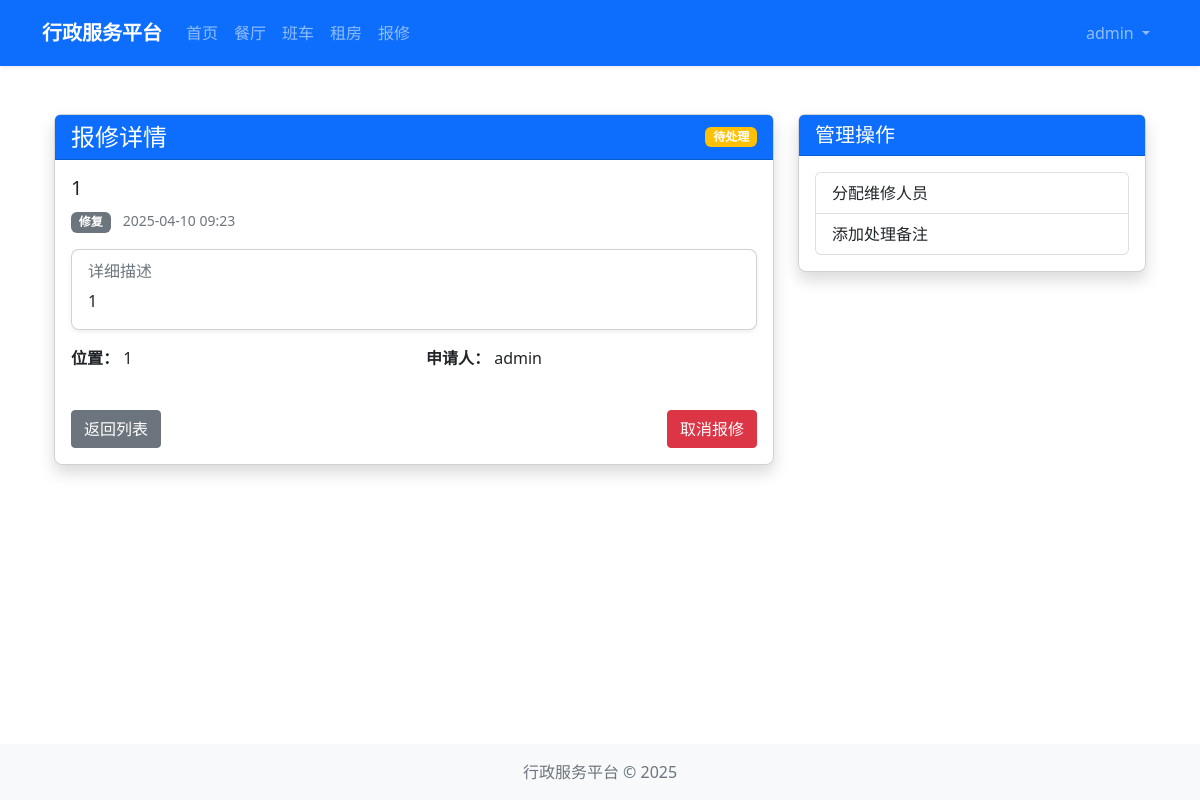
The page /repair/request/1 (signed in) on the database its author committed.
### models/user.py (models this page shows, shortened)
class User(UserMixin, db.Model):
    __tablename__ = 'users'
    id = db.Column(db.Integer, primary_key=True)
    username = db.Column(db.String(64), unique=True, nullable=False)
    email = db.Column(db.String(120), unique=True, nullable=False)
    password_hash = db.Column(db.String(128))
    role = db.Column(db.String(20), default='user')  # 'admin' or 'user'
    created_at = db.Column(db.DateTime, default=datetime.utcnow)
    def is_admin(self):
        return self.role == 'admin'

### models/repair.py (models this page shows, shortened)
class RepairRequest(db.Model):
    __tablename__ = 'repair_requests'
    id = db.Column(db.Integer, primary_key=True)
    user_id = db.Column(db.Integer, db.ForeignKey('users.id'), nullable=False)
    category_id = db.Column(db.Integer, db.ForeignKey('repair_categories.id'), nullable=False)
    title = db.Column(db.String(100), nullable=False)
    description = db.Column(db.Text, nullable=False)
    location = db.Column(db.String(200), nullable=False)
    contact_phone = db.Column(db.String(20))
    preferred_time = db.Column(db.String(100))
    priority = db.Column(db.String(20), default='normal')  # low, normal, high, urgent
    status = db.Column(db.String(20), default='pending')  # pending, assigned, in_progress, completed, canceled
    created_at = db.Column(db.DateTime, default=datetime.utcnow)
    updated_at = db.Column(db.DateTime, default=datetime.utcnow, onupdate=datetime.utcnow)
    assignments = db.relationship('RepairAssignment', backref='request', lazy=True)
    user = db.relationship('User', backref=db.backref('repair_requests', lazy=True))
    photos = db.relationship('RepairPhoto', backref='request', lazy=True, cascade='all, delete-orphan')

class RepairCategory(db.Model):
    __tablename__ = 'repair_categories'
    id = db.Column(db.Integer, primary_key=True)
    name = db.Column(db.String(100), nullable=False)
    description = db.Column(db.Text)
    created_at = db.Column(db.DateTime, default=datetime.utcnow)
    repair_requests = db.relationship('RepairRequest', backref='category', lazy=True)

### routes/repair.py (the view)
@repair_bp.route('/request/<int:id>')
@login_required
def request_detail(id):
    repair_request = RepairRequest.query.get_or_404(id)
    if not current_user.is_admin() and repair_request.user_id != current_user.id:
        abort(403)
    assignments = RepairAssignment.query.filter_by(request_id=id).order_by(RepairAssignment.assigned_at.desc()).all()
    feedback = RepairFeedback.query.filter_by(request_id=id).first()
    return render_template('repair/request_detail.html',
                          request=repair_request,
                          assignments=assignments,
                          feedback=feedback)

### extensions.py (called while the page is built)
def init_extensions(app):
    db.init_app(app)
    login_manager.init_app(app)
    csrf.init_app(app)
    login_manager.login_view = 'auth.login'
    from models.user import User
    @login_manager.user_loader
    def load_user(user_id):
        return User.query.get(int(user_id))

### templates/repair/request_detail.html (shortened to what this page needs)
{% extends 'layout.html' %}
{% block content %}
<div class="container mt-4">
    <div class="row">
        <div class="col-md-8">
            <div class="card shadow mb-4">
                <div class="card-header bg-primary text-white d-flex justify-content-between align-items-center">
                    <h4 class="mb-0">报修详情</h4>
                    <span class="badge {% if request.status == 'pending' %}bg-warning{% elif request.status == 'assigned' %}bg-info{% elif request.status == 'in_progress' %}bg-primary{% elif request.status == 'completed' %}bg-success{% else %}bg-secondary{% endif %}">
                        {% if request.status == 'pending' %}待处理
                        {% elif request.status == 'assigned' %}已分配
                        {% elif request.status == 'in_progress' %}处理中
                        {% elif request.status == 'completed' %}已完成
                        {% else %}已取消
                        {% endif %}
                    </span>
                </div>
                <div class="card-body">
                    <h5 class="card-title">{{ request.title }}</h5>
                    <div class="mb-3">
                        <span class="badge bg-secondary">{{ request.category.name }}</span>
                        <small class="text-muted ms-2">{{ request.created_at.strftime('%Y-%m-%d %H:%M') }}</small>
                    </div>
                    <div class="card mb-3">
                        <div class="card-body">
                            <h6 class="card-subtitle mb-2 text-muted">详细描述</h6>
                            <p class="card-text">{{ request.description }}</p>
                        </div>
                    </div>
                    <div class="row mb-3">
                        <div class="col-md-6">
                            <p><strong>位置：</strong> {{ request.location }}</p>
                        </div>
                        <div class="col-md-6">
                            <p><strong>申请人：</strong> {{ request.user.username }}</p>
                        </div>
                    </div>
                    <div class="d-flex justify-content-between mt-4">
                        <a href="{{ url_for('repair.my_requests') }}" class="btn btn-secondary">
                             返回列表
                        </a>
                        {% if request.user_id == current_user.id and request.status in ['pending', 'assigned'] %}
                        <form method="POST" action="{{ url_for('repair.cancel_request', id=request.id) }}" onsubmit="return confirm('确定要取消此报修请求吗？');">
                            <button type="submit" class="btn btn-danger">
                                 取消报修
                            </button>
                        </form>
                        {% endif %}
                    </div>
                </div>
            </div>
        </div>
        <div class="col-md-4">
            {% if current_user.is_admin() %}
            <div class="card shadow mb-4">
                <div class="card-header bg-primary text-white">
                    <h5 class="mb-0">管理操作</h5>
                </div>
                <div class="card-body">
                    <div class="list-group">
                        {% if request.status == 'pending' %}
                        <a href="{{ url_for('repair.admin_assign_staff', id=request.id) }}" class="list-group-item list-group-item-action">
                             分配维修人员
                        </a>
                        {% endif %}
                        <a href="{{ url_for('repair.admin_add_note', id=request.id) }}" class="list-group-item list-group-item-action">
                             添加处理备注
                        </a>
                    </div>
                </div>
            </div>
            {% endif %}
        </div>
    </div>
</div>
{% endblock %}

### templates/layout.html (shortened to what this page needs)
<!DOCTYPE html>
<html lang="zh-CN">
<head>
    <link href="https://cdn.jsdelivr.net/npm/bootstrap@5.2.3/dist/css/bootstrap.min.css" rel="stylesheet">
    <link rel="stylesheet" href="{{ url_for('static', filename='css/style.css') }}">
</head>
<body>
    <nav class="navbar navbar-expand-lg navbar-dark bg-primary">
        <div class="container">
            <a class="navbar-brand" href="{{ url_for('main.index') }}">行政服务平台</a>
            <div class="collapse navbar-collapse" id="navbarSupportedContent">
                <ul class="navbar-nav me-auto mb-2 mb-lg-0">
                    <li class="nav-item">
                        <a class="nav-link" href="{{ url_for('main.index') }}">首页</a>
                    </li>
                    <li class="nav-item">
                        <a class="nav-link" href="{{ url_for('restaurant.index') }}">餐厅</a>
                    </li>
                    <li class="nav-item">
                        <a class="nav-link" href="{{ url_for('shuttle.index') }}">班车</a>
                    </li>
                    <li class="nav-item">
                        <a class="nav-link" href="{{ url_for('housing.index') }}">租房</a>
                    </li>
                    <li class="nav-item">
                        <a class="nav-link" href="{{ url_for('repair.index') }}">报修</a>
                    </li>
                </ul>
                <ul class="navbar-nav ms-auto">
                    {% if current_user.is_authenticated %}
                        <li class="nav-item dropdown">
                            <a class="nav-link dropdown-toggle" href="#" id="navbarDropdown" role="button" data-bs-toggle="dropdown" aria-expanded="false">
                                {{ current_user.username }}
                            </a>
                        </li>
                    {% endif %}
                </ul>
            </div>
        </div>
    </nav>
    <main class="container mt-4 mb-4">
        {% block content %}{% endblock %}
    </main>
    <footer class="footer bg-light py-3 mt-auto">
        <div class="container text-center">
            <span class="text-muted">行政服务平台 &copy; {{ now.year }}</span>
        </div>
    </footer>
</body>
</html>

### static/css/style.css (style rules this page uses)
body { display: flex; flex-direction: column; min-height: 100vh; }
main { flex: 1; }
.footer { margin-top: auto; }
.card { border-radius: 0.5rem; box-shadow: 0 0.125rem 0.25rem rgba(0, 0, 0, 0.075); transition: all 0.3s ease; }
.btn { border-radius: 0.25rem; padding: 0.375rem 0.75rem; font-weight: 500; }
.navbar { padding: 0.8rem 1rem; box-shadow: 0 0.125rem 0.25rem rgba(0, 0, 0, 0.075); }
.navbar-brand { font-weight: 600; font-size: 1.25rem; }

### rows shown on the page
User: username "admin", user.username "admin"
RepairRequest: title "1", created_at "2025-04-10 09:23", description "1", location "1"
RepairCategory: category.name "修复"
